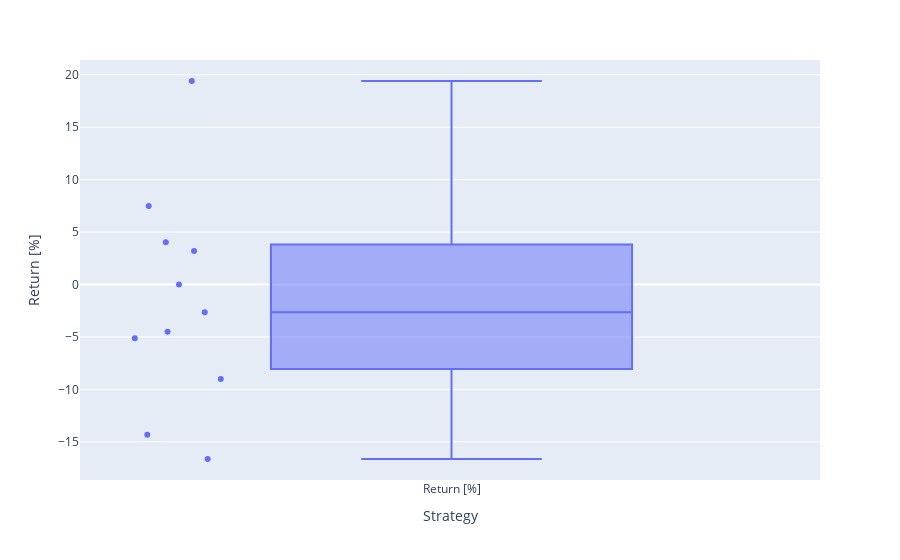

Notebook code cell kept with this figure:
### Code cell
#取引ない月込み
fig = px.box(df["Return [%]"], points = "all")
fig.update_layout(
    xaxis_title = "Strategy",
    yaxis_title = "Return [%]"
)
fig.show()

### Figure 1 — Plotly figure (JSON) as saved in the notebook; plotly's stock layout.template omitted (floating-point values rounded to 4 significant figures)
{"data": [{"alignmentgroup": "True", "boxpoints": "all", "hovertemplate": "variable=%{x}<br>value=%{y}<extra></extra>", "legendgroup": "", "marker": {"color": "#636efa"}, "name": "", "notched": false, "offsetgroup": "", "orientation": "v", "showlegend": false, "type": "box", "x": ["Return [%]", "Return [%]", "Return [%]", "Return [%]", "Return [%]", "Return [%]", "Return [%]", "Return [%]", "Return [%]", "Return [%]", "Return [%]"], "x0": " ", "xaxis": "x", "y": [0, 19.41, -5.134, -16.64, -4.507, 7.495, -2.639, -9.017, 4.039, 3.197, -14.34], "y0": " ", "yaxis": "y"}], "layout": {"boxmode": "group", "legend": {"tracegroupgap": 0}, "margin": {"t": 60}, "xaxis": {"anchor": "y", "domain": [0, 1], "title": {"text": "Strategy"}}, "yaxis": {"anchor": "x", "domain": [0, 1], "title": {"text": "Return [%]"}}}}
